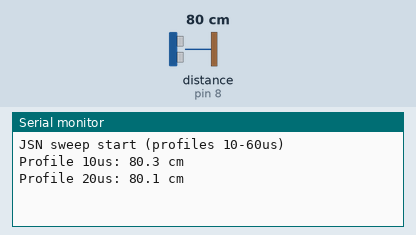
This sketch was run on a simulated Arduino Uno, built with avr-gcc and run on an emulated ATmega328P. Parts: the last lines printed to the serial monitor. Wiring (inferred from the names in the program): ultrasonic range finder: trigger pin 9; echo pin 8. Inputs (shaded band) come from the test bench; at power-on: distance to the obstacle (sensor on pin 8) 80 cm. The echo pulse lasts 58.3 µs per cm.

Above: at 2.8 s.
2.9 s: distance to the obstacle (sensor on pin 8) set to 2 cm
At 8.7 s:
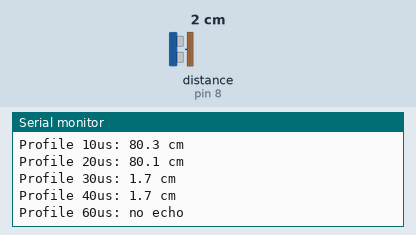
8.9 s: distance to the obstacle (sensor on pin 8) set to 4 cm
At 11.5 s:
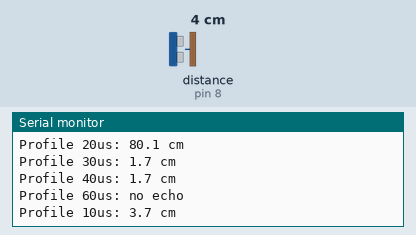
Timing chart, 0 to 13.0 s (numbered marks = the images above; inputs shaded):
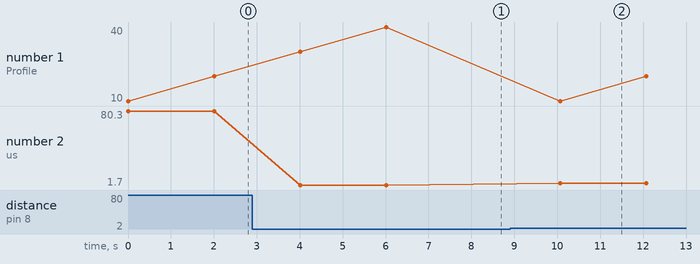

The sketch:

arduino_jsn_test.ino
```cpp
// JSN-SR20-Y1 / HC-SR04 sweep test for Arduino Uno
// Cycles five timing profiles every ~2 seconds and prints result to Serial (115200 bps)
// TRIG -> D9, ECHO -> D8

struct Profile {
  const char* name;
  unsigned int trig_us;
  unsigned int startup_us;
  unsigned long wait_fall_us;
};

Profile profiles[] = {
  {"10us", 10, 200, 40000},
  {"20us", 20, 200, 40000},
  {"30us", 30, 200, 45000},
  {"40us", 40, 400, 50000},
  {"60us", 60, 500, 60000},
};
const uint8_t trigPin = 9;
const uint8_t echoPin = 8;

// Uncomment to enable a weak pull-up on ECHO when running at 3.3V logic
//#define ENABLE_ECHO_PULLUP
uint8_t idx = 0;

void setup() {
  Serial.begin(115200);
  pinMode(trigPin, OUTPUT);
  pinMode(echoPin, INPUT);
#ifdef ENABLE_ECHO_PULLUP
  digitalWrite(echoPin, HIGH); // weak pull-up if using 3.3V logic
#endif
  digitalWrite(trigPin, LOW);
  Serial.println(F("JSN sweep start (profiles 10-60us)"));
}

void loop() {
  Profile &p = profiles[idx];
  // Trigger pulse
  digitalWrite(trigPin, LOW);
  delayMicroseconds(2);
  digitalWrite(trigPin, HIGH);
  delayMicroseconds(p.trig_us);
  digitalWrite(trigPin, LOW);
  delayMicroseconds(p.startup_us);

  // Echo
  unsigned long duration = pulseIn(echoPin, HIGH, p.wait_fall_us);
  if (duration == 0) {
    Serial.print(F("Profile "));
    Serial.print(p.name);
    Serial.println(F(": no echo"));
  } else {
    float cm = duration / 58.0;
    Serial.print(F("Profile "));
    Serial.print(p.name);
    Serial.print(F(": "));
    Serial.print(cm, 1);
    Serial.println(F(" cm"));
  }

  idx = (idx + 1) % (sizeof(profiles)/sizeof(profiles[0]));
  delay(2000); // 2 seconds between profiles
}
```

Measured:
- after the input at 2.9 s, the serial monitor: prints a new line after 1.1 s (image 1)
- after the input at 8.9 s, the serial monitor: prints a new line after 1.2 s (image 2)
- plotted number 2: 80.1 → 1.7 after the input at 2.9 s, 1.7 → 3.7 after the input at 8.9 s
